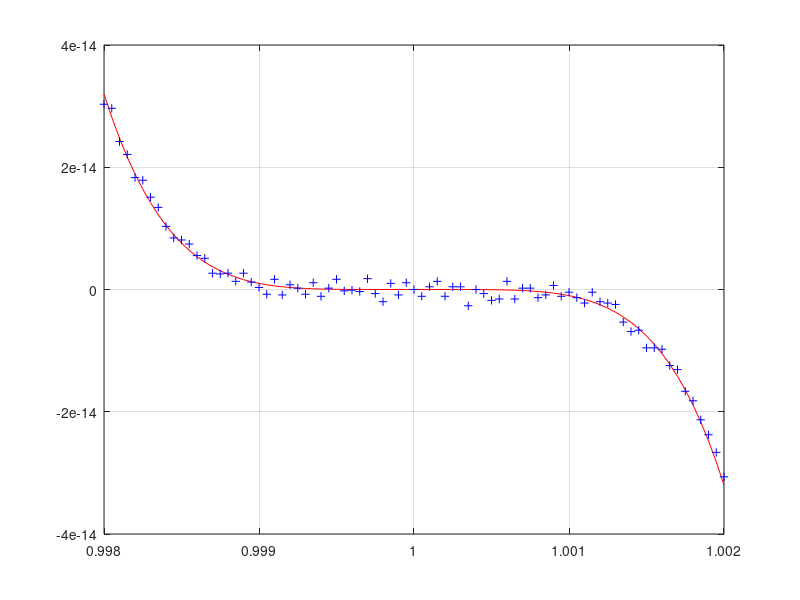
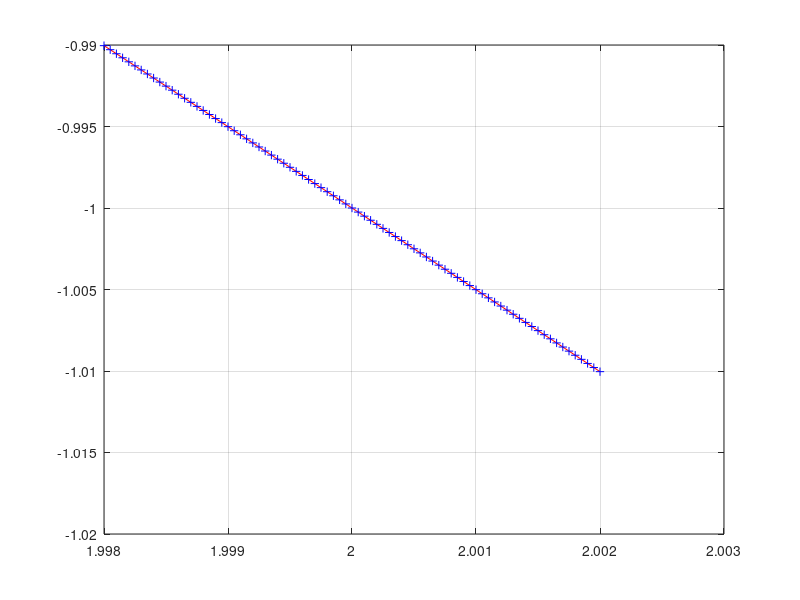
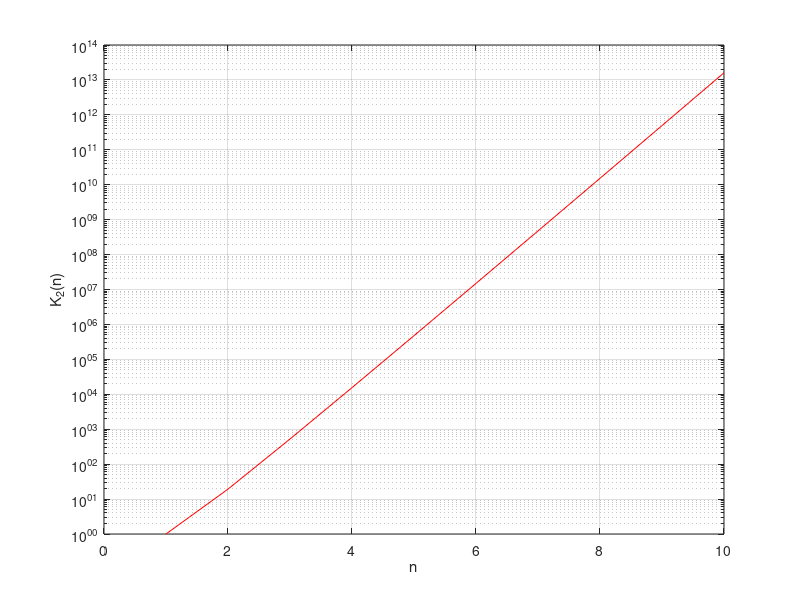
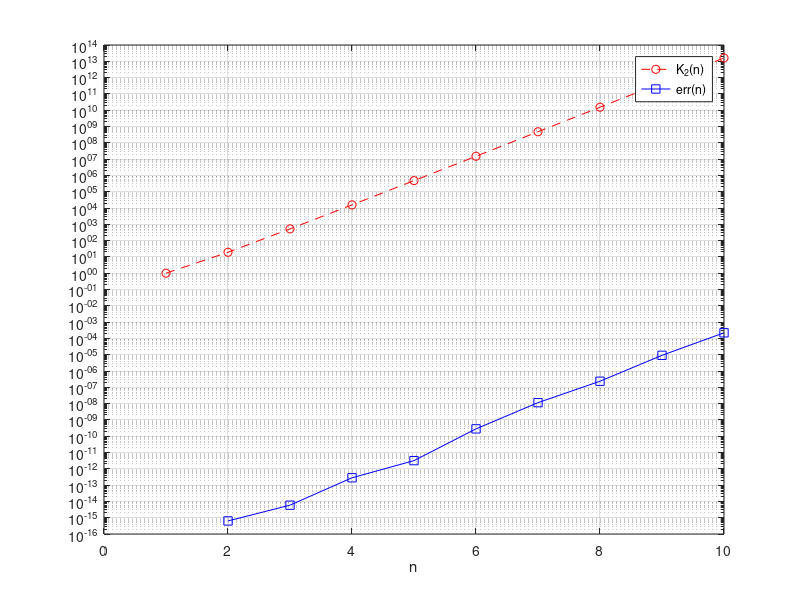

Reproduce these figures in MATLAB, in order. (Note: this script raises an error after producing the figures.)
%% TUTORAGGIO NUMERO 2
clear
close all

%%
%Problema 1

f_1 = @(x) (1-x).^5;
g_1 = @(x) 1-5*x+10*x.^2-10*x.^3+5*x.^4-x.^5;
x = 0.998 : 5e-5 : 1.002;
figure;
plot(x, f_1(x), 'r', x, g_1(x), 'b+'); grid;
x = 1.998 : 5e-5 : 2.002;
figure;
plot(x, f_1(x), 'r', x, g_1(x), 'b+'); grid;

%%
%Problema 2

K_2 = zeros(1,10); 
err = zeros(1,10); 
nn = 1:10;

for n = 1:10
A = hilb(n);
K_2(n) = cond(A);
x_e = ones(n,1);
b = A*x_e;
x = A\b;
err(n) = norm(x-x_e)/norm(x_e);
end

figure
semilogy(nn, K_2, 'r');
grid;
xlabel('n');
ylabel('K_2(n)');

figure
semilogy(nn, K_2, 'r--o', nn, err, 'b-s');
grid; xlabel('n'); legend('K_2(n)', 'err(n)');

%%
%Problema 3

n=10;
A = 2*diag(ones(1,n)) - diag(ones(1,n-1), 1) - diag(ones(1,n-1), -1);
d = det(A);
norm_1 = norm(A,1);
norm_2 = norm(A,2);
norm_inf = norm(A,inf);

K_1 = cond(A,1);
K_2 = cond(A,2);
K_inf = cond(A,inf);

%%
%Problema 5

A=rand(10);                    
B=lu2(A);                      
L=tril(B,-1)+(eye(10));         
U=triu(B);                      
M=L*U;                          
norma=norm(A-M);                

b=sum(A,2);                      

y=forward(L,b);                 
x_r=backward(U,y);                

H=hilb(10);                     
b=sum(H,2);                     
A=lu2(H);                       

L=tril(A,-1)+eye(10);           
U=triu(A);

y=forward(L,b);                 
x_h=backward(U,y);  

%%
%Problema 6

A = [2 -0.5 0 -0.5; 0 4 0 2; -0.5 0 6 0.5; 0 0 1 9];
gershdisc(A)  
B = [-5 0 0.5 0.5; 0.5 2 0.5 0; 0 1 0 0.5; 0 0.25 0.5 3];
gershdisc(B)  
C=[1 0 -1; 0 -2+2i 2*sqrt(2); 0.25 2 -5.75i];  
gershdisc(C)                                   

function gershdisc( A )
%La funzione gersdisc prende in input una matrice A e da in output un 
%grafico con i dischi di gershgorin.
n=256;
d=2*pi/n;
t=0:d:2*pi;
m=size(A,1);
r=sum(abs(A),2)-diag(abs(A));
rt=(sum(abs(A),1).')-diag(abs(A));
for i=1:m  
plot(real(A(i,i))+r(i)*cos(t),imag(A(i,i))+r(i)*sin(t),'b');
hold on
plot(real(A(i,i))+rt(i)*cos(t),imag(A(i,i))+rt(i)*sin(t),'r');
end
aut=eig(A);
plot(real(aut),imag(aut),'*');
grid 
axis equal
end

%%
%Problema 4

function [ A ] = lu2( A )
%Questo programma fattorizza una matrice A con lu e la restituisce come somma di matrice
%triangolare superiore U e di una matrice strettamente triangolare inferiore L
[n,m]=size(A);
if n~=m 
    error('la matrice non e'' quadrata')
end
for k=1:n-1
    if A(k,k)==0 
        error('elemento pivoting nullo')
    end
    A(k+1:n,k)=A(k+1:n,k)/A(k,k);
    for i=k+1:n
        for j=k+1:n
            A(i,j)=A(i,j)-A(i,k)*A(k,j);
        end 
    end
end

end

function [ b ] = forward(L,b)
%Questo programma risolve un sistema lineare triangolare inferiore
[n,m]=size(L);
if(n~=m) 
    error('matrice non quadrata')
end
if(prod(diag(L))==0) 
    error('matrice singolare')
end
b(1)=b(1)/L(1,1);
for i=2:n
    b(i)=(b(i)-L(i,1:i-1)*b(1:i-1))/L(i,i);
end
end

function [ b ] = backward(U,b)
%Questo programma risolve un sistema lineare triangolare superiore
[n,m]=size(U);
if(n~=m) 
    error('matrice non quadrata')
end
if(prod(diag(U))==0) 
    error('matrice singolare')
end
b(n)=b(n)/U(n,n);
for i=n-1:-1:1
    b(i)=(b(i)-U(i,i+1:n)*b(i+1:n))/U(i,i);
end
end